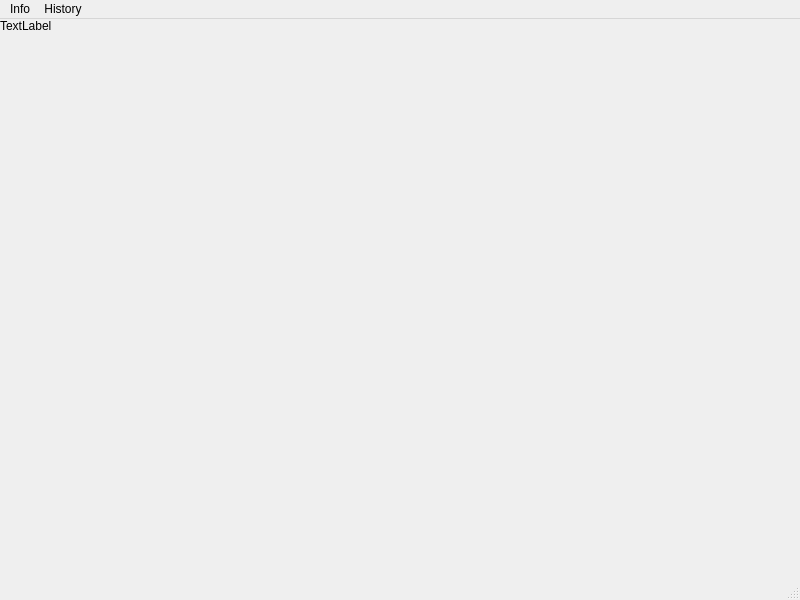
<?xml version="1.0" encoding="UTF-8"?>
<ui version="4.0">
 <class>MainWindow</class>
 <widget class="QMainWindow" name="MainWindow">
  <property name="geometry">
   <rect>
    <x>0</x>
    <y>0</y>
    <width>800</width>
    <height>600</height>
   </rect>
  </property>
  <property name="windowTitle">
   <string>MainWindow</string>
  </property>
  <widget class="QWidget" name="centralwidget">
   <layout class="QGridLayout" name="gridLayout">
    <property name="leftMargin">
     <number>0</number>
    </property>
    <property name="topMargin">
     <number>0</number>
    </property>
    <property name="rightMargin">
     <number>0</number>
    </property>
    <property name="bottomMargin">
     <number>0</number>
    </property>
    <property name="spacing">
     <number>0</number>
    </property>
    <item row="0" column="0" colspan="2">
     <layout class="QHBoxLayout" name="secTypeBox">
      <property name="spacing">
       <number>0</number>
      </property>
      <item>
       <widget class="QLabel" name="secTypeLabel">
        <property name="sizePolicy">
         <sizepolicy hsizetype="Preferred" vsizetype="Preferred">
          <horstretch>0</horstretch>
          <verstretch>0</verstretch>
         </sizepolicy>
        </property>
        <property name="text">
         <string>TextLabel</string>
        </property>
        <property name="wordWrap">
         <bool>false</bool>
        </property>
       </widget>
      </item>
     </layout>
    </item>
    <item row="1" column="0">
     <widget class="QStackedWidget" name="pageBox">
      <widget class="QWidget" name="page"/>
      <widget class="QWidget" name="page_2"/>
     </widget>
    </item>
   </layout>
  </widget>
  <widget class="QMenuBar" name="menubar">
   <property name="geometry">
    <rect>
     <x>0</x>
     <y>0</y>
     <width>800</width>
     <height>22</height>
    </rect>
   </property>
   <widget class="QMenu" name="menuInfo">
    <property name="title">
     <string>Info</string>
    </property>
    <addaction name="actionBasicInfo"/>
    <addaction name="actionContractDetails"/>
   </widget>
   <widget class="QMenu" name="menuHistory">
    <property name="title">
     <string>History</string>
    </property>
    <addaction name="actionTable"/>
    <addaction name="actionChart"/>
   </widget>
   <addaction name="menuInfo"/>
   <addaction name="menuHistory"/>
  </widget>
  <widget class="QStatusBar" name="statusbar"/>
  <action name="actionBasicInfo">
   <property name="text">
    <string>Basic Info</string>
   </property>
  </action>
  <action name="actionContractDetails">
   <property name="text">
    <string>ContractDetails</string>
   </property>
  </action>
  <action name="actionTable">
   <property name="text">
    <string>Table</string>
   </property>
  </action>
  <action name="actionChart">
   <property name="text">
    <string>Chart</string>
   </property>
  </action>
 </widget>
 <resources/>
 <connections/>
</ui>
